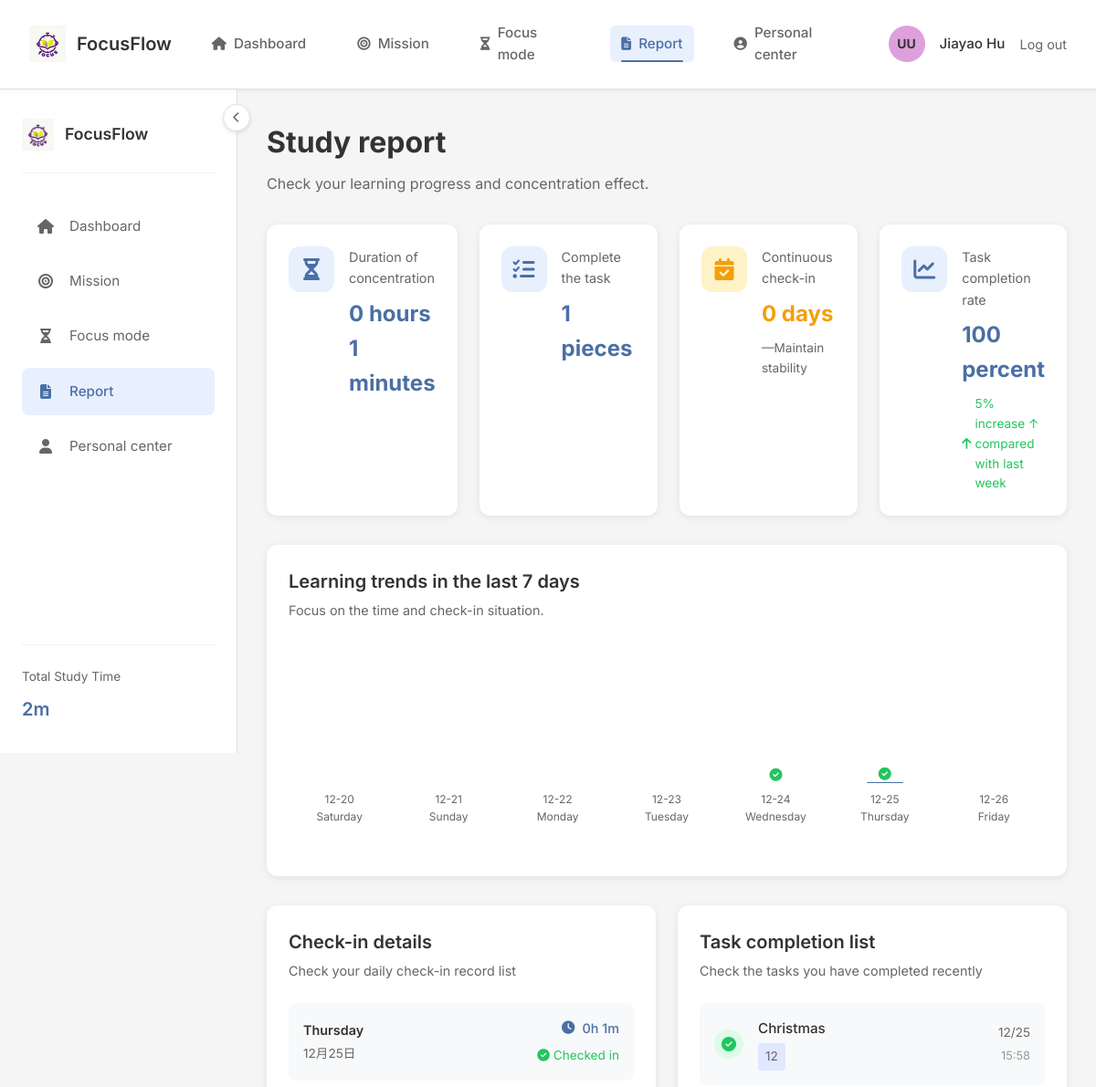
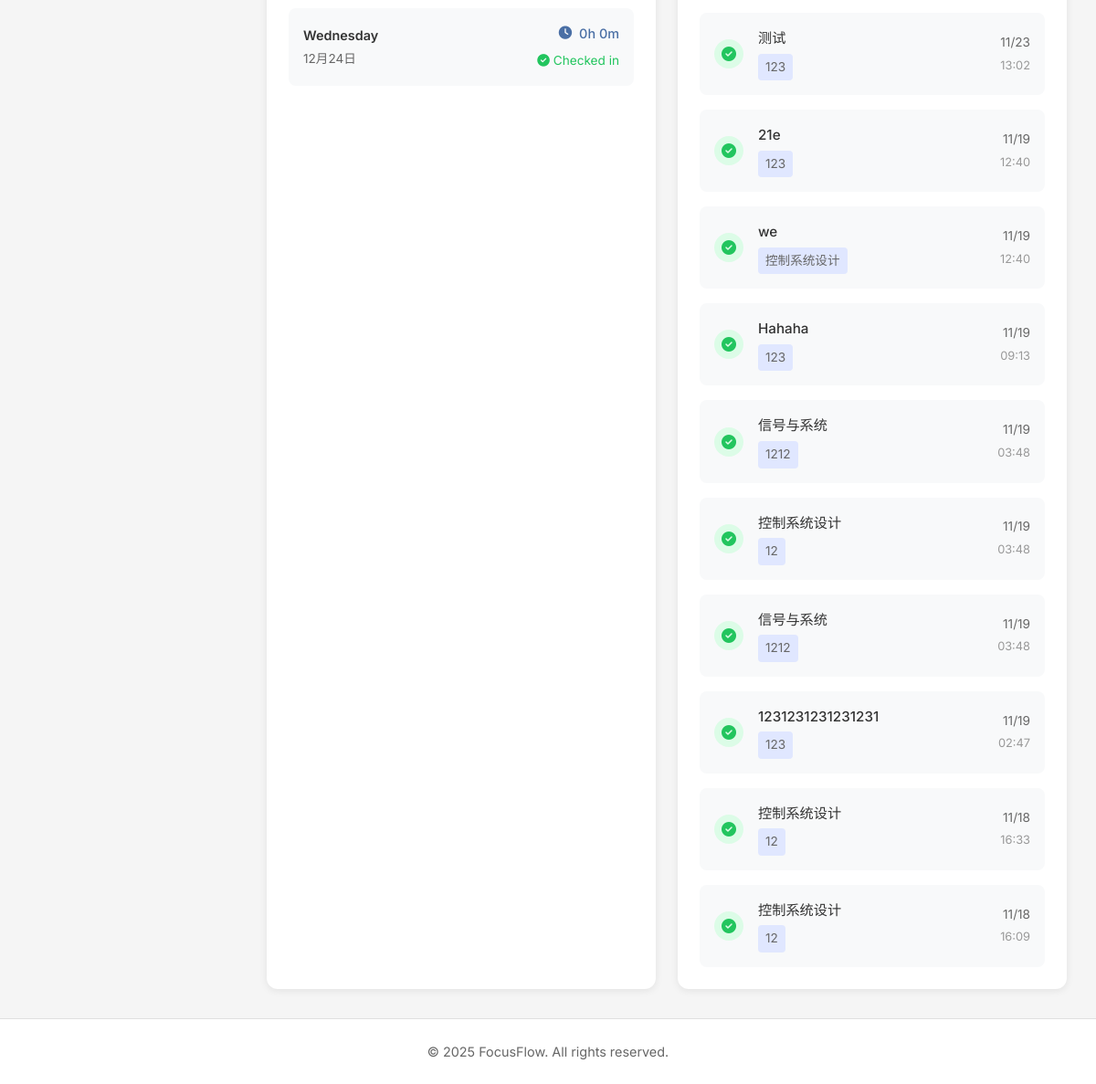
The app's page /reports (signed in) with its own data (2 pictures, top to bottom).
### tables this page shows
CREATE TABLE tasks (
    id INTEGER PRIMARY KEY AUTOINCREMENT,
    user_id INTEGER NOT NULL,
    title TEXT NOT NULL,
    description TEXT,
    course TEXT,
    priority TEXT DEFAULT 'medium', -- high, medium, low
    status TEXT DEFAULT 'pending', -- pending, in_progress, completed
    due_date TEXT,
    repeat TEXT, -- daily, weekly, monthly
    created_at TIMESTAMP DEFAULT CURRENT_TIMESTAMP,
    updated_at TIMESTAMP DEFAULT CURRENT_TIMESTAMP,
    FOREIGN KEY (user_id) REFERENCES users (id) ON DELETE CASCADE
);

### app.py (the view)
@app.route('/reports')
@login_required
def reports():
    print("[调试] 访问报告页面")
    lang = request.args.get('lang', 'en-US')
    translations = get_translations(lang)
    weekly_stats = {'focus_time': 0, 'completed_sessions': 0, 'total_sessions': 0,
                    'completed_tasks': 0, 'total_tasks': 0, 'productivity_score': 0, 'streak_days': 0}
    weekly_trend = []
    checked_in_dates = []
    user_id = session['user_id']
    conn = get_db_connection()
    try:
        week_start = (datetime.now() - timedelta(days=6)).strftime('%Y-%m-%d')
        focus_stats = conn.execute('''
            SELECT
                COUNT(*) as total_sessions,
                COUNT(CASE WHEN end_time IS NOT NULL THEN 1 END) as completed_sessions,
SUM(duration) as total_duration
            FROM focus_sessions
            WHERE user_id = ? AND date(start_time) >= ?
        ''', (user_id, week_start)).fetchone()
        total_sessions = focus_stats['total_sessions'] or 0
        completed_sessions = focus_stats['completed_sessions'] or 0
        total_duration = focus_stats['total_duration'] or 0
        focus_hours = total_duration // 60
        focus_minutes = total_duration % 60
        focus_time_info = {'hours': focus_hours, 'minutes': focus_minutes, 'total_minutes': total_duration}
        task_stats = conn.execute('''
            SELECT
                COUNT(*) as total_tasks,
                COUNT(CASE WHEN status = 'completed' THEN 1 END) as completed_tasks
            FROM tasks
            WHERE user_id = ? AND date(created_at) >= ?
        ''', (user_id, week_start)).fetchone()
        total_tasks = task_stats['total_tasks'] or 0
        completed_tasks = task_stats['completed_tasks'] or 0
        if total_tasks == 0:
            task_completion_rate = 0
        else:
            task_completion_rate = int((completed_tasks / total_tasks) * 100)
        checkin_dates = conn.execute('''
            SELECT date FROM checkins
            WHERE user_id = ?
            ORDER BY date DESC
        ''', (user_id,)).fetchall()
        streak_days = 0
        if checkin_dates:
            current_date = datetime.now().date()
            for checkin_date in checkin_dates:
                checkin_date_obj = datetime.strptime(checkin_date['date'], '%Y-%m-%d').date()
                if (current_date - checkin_date_obj).days == streak_days:
                    streak_days += 1
                else:
                    break
        weekly_stats = {
            'focus_time': focus_time_info,  # 总专注时长（小时和分钟）
            'completed_sessions': completed_sessions,  # 完成的专注会话数
            'total_sessions': total_sessions,  # 总专注会话数
            'completed_tasks': completed_tasks,  # 完成任务数
            'total_tasks': total_tasks,  # 总任务数
            'productivity_score': task_completion_rate,  # 任务完成率
            'streak_days': streak_days  # 连续签到天数
        }
        weekdays = ['Monday', 'Tuesday', 'Wednesday', 'Thursday', 'Friday', 'Saturday', 'Sunday']
        for i in range(6, -1, -1):
            date = datetime.now() - timedelta(days=i)
            date_str = date.strftime('%Y-%m-%d')
            weekday_name = weekdays[date.weekday()]
            is_checked_in = conn.execute('''
            SELECT * FROM checkins WHERE user_id = ? AND date = ?
            ''', (user_id, date_str)).fetchone() is not None
            focus_query = conn.execute('''
                SELECT SUM(duration) as total_minutes
                FROM focus_sessions
                WHERE user_id = ? AND date(start_time) = ?
            ''', (user_id, date_str)).fetchone()
            daily_minutes = focus_query['total_minutes'] or 0
            daily_hours = daily_minutes // 60
            daily_minutes_remainder = daily_minutes % 60
            focus_time = {'hours': daily_hours, 'minutes': daily_minutes_remainder}
            completed_tasks_day = conn.execute('''
                SELECT t.id, t.title, t.description, t.course, t.updated_at as completion_time
                FROM tasks t
                WHERE t.user_id = ? AND t.status = 'completed' AND date(t.updated_at) = ?
                ORDER BY t.updated_at DESC
            ''', (user_id, date_str)).fetchall()
            tasks_data = []
            for task in completed_tasks_day:
                tasks_data.append({
                    'id': task['id'],
                    'title': task['title'],
                    'description': task['description'],
                    'course_info': task['course'] if task['course'] else '无课程信息',
                    'completion_time': task['completion_time']
                })
            weekly_trend.append({
                'day': weekday_name,
                'value': daily_minutes,  # 保留原始分钟数用于图表计算
                'focus_time': focus_time,  # 添加小时和分钟的字典用于显示
                'date': date_str,
                'date_display': date.strftime('%m月%d日'),
                'checked_in': is_checked_in,
                'tasks': tasks_data,  # 添加任务数据
                'task_count': len(tasks_data)  # 添加任务数量
            })
        checked_in_dates = []
        for trend_data in weekly_trend:
            if trend_data['checked_in']:
                daily_minutes = trend_data['value']
                daily_hours = daily_minutes // 60
                daily_minutes_remainder = daily_minutes % 60
                focus_time = {'hours': daily_hours, 'minutes': daily_minutes_remainder}
                checked_in_dates.append({
                    'date': trend_data['date'],
                    'date_display': trend_data['date_display'],
                    'day': trend_data['day'],
                    'focus_hours': focus_time,  # 使用小时和分钟的字典
                    'value': trend_data['value']  # 保留原始分钟数
                })
        completed_tasks_query = conn.execute('''
            SELECT t.id, t.title, t.course, t.updated_at as completion_time
            FROM tasks t
            WHERE t.user_id = ? AND t.status = 'completed'
            ORDER BY t.updated_at DESC
            LIMIT 20
        ''', (user_id,)).fetchall()
        completed_tasks_list = []
        for task in completed_tasks_query:
            try:
                if isinstance(task['completion_time'], str):
                    completion_time = datetime.strptime(task['completion_time'], '%Y-%m-%d %H:%M:%S')
                else:
                    completion_time = datetime.fromisoformat(str(task['completion_time']))
                completed_tasks_list.append({
                    'id': task['id'],
                    'title': task['title'],
                    'course': task['course'] if task['course'] else None,
                    'completion_date': completion_time.strftime('%m/%d'),
                    'completion_time': completion_time.strftime('%H:%M')
                })
            except Exception as e:
                print(f"[调试] 解析任务完成时间时出错: {str(e)}")
                completed_tasks_list.append({
                    'id': task['id'],
                    'title': task['title'],
                    'course': task['course'] if task['course'] else None,
                    'completion_date': datetime.now().strftime('%m/%d'),
                    'completion_time': datetime.now().strftime('%H:%M')
                })
    except Exception as e:
        print(f"[调试] 报告页面出现错误: {str(e)}")
        completed_tasks_list = []
    finally:
        conn.close()
    return render_template('reports.html', translations=translations, lang=lang, weekly_stats=weekly_stats,
                           weekly_trend=weekly_trend, checked_in_dates=checked_in_dates,
                           completed_tasks_list=completed_tasks_list)

### app.py (called while the page is built)
def get_db_connection():
    print("[调试] 尝试连接数据库...")
    try:
        conn = sqlite3.connect(app.config['DATABASE'])
        conn.row_factory = sqlite3.Row
        print("[调试] 数据库连接成功")
        return conn
    except Exception as e:
        print(f"[调试] 数据库连接失败: {str(e)}")
        raise

def get_translations(lang='en-US'):
    print(f"[调试] 获取语言翻译，语言: {lang}")
    translations = {
        'en-US': {
            'welcome': 'Welcome',
            'login': 'Login',
            'register': 'Register',
            'phone': 'Phone Number',
            'password': 'Password',
            'confirm_password': 'Confirm Password',
            'forgot_password': 'Forgot Password',
            'dashboard': 'Dashboard',
            'profile': 'Profile',
            'tasks': 'Tasks',
            'focus': 'Focus Mode',
            'reports': 'Reports',
            'logout': 'Logout',
        },
    }
    result = translations.get(lang, translations['en-US'])
    print(f"[调试] 语言翻译获取成功，返回了{len(result)}个翻译项")
    return result

def login_required(f):
    @wraps(f)
    def decorated_function(*args, **kwargs):
        print(f"[调试] 验证用户登录状态，session中的user_id: {session.get('user_id')}")
        if 'user_id' not in session:
            print("[调试] 用户未登录，重定向到登录页面")
            return redirect(url_for('login'))
        print("[调试] 用户已登录，继续执行请求")
        return f(*args, **kwargs)
    return decorated_function

### utils/helpers.py (called while the page is built)
def generate_random_color():
    colors = ['#FF6B6B', '#4ECDC4', '#45B7D1', '#96CEB4', '#FFEAA7',
              '#DDA0DD', '#98D8C8', '#F7DC6F', '#BB8FCE', '#85C1E9']
    return random.choice(colors)

### templates/reports.html (shortened to what this page needs)
{% extends "base.html" %}
{% block content %}
<div class="reports-container">
    <div class="page-header">
        <h1 class="page-title">Study report</h1>
        <p class="page-subtitle">Check your learning progress and concentration effect.</p>
    </div>
    <div class="stats-grid modern-grid">
        <div class="stat-card stat-card-modern">
            <div class="stat-icon time-icon">
                <i class="fas fa-hourglass-half"></i>
            </div>
            <div class="stat-content">
                <div class="stat-label">Duration of concentration</div>
                <div class="stat-value highlight">{{ weekly_stats.focus_time.hours|default('0') }} hours {{ weekly_stats.focus_time.minutes|default('0') }} minutes</div>
            </div>
        </div>
        <div class="stat-card stat-card-modern">
            <div class="stat-icon tasks-icon">
                <i class="fas fa-tasks"></i>
            </div>
            <div class="stat-content">
                <div class="stat-label">Complete the task</div>
                <div class="stat-value highlight">{{ weekly_stats.completed_tasks|default('0') }} pieces</div>
            </div>
        </div>
        <div class="stat-card stat-card-modern">
            <div class="stat-icon streak-icon">
                <i class="fas fa-calendar-check"></i>
            </div>
            <div class="stat-content">
                <div class="stat-label">Continuous check-in</div>
                <div class="stat-value highlight streak-value">{{ weekly_stats.streak_days|default('0') }} day{{ 's' if weekly_stats.streak_days|default(0) != 1 else '' }}</div>
                <div class="stat-change neutral">—Maintain stability</div>
            </div>
        </div>
        <div class="stat-card stat-card-modern">
            <div class="stat-icon productivity-icon">
                <i class="fas fa-chart-line"></i>
            </div>
            <div class="stat-content">
                <div class="stat-label">Task completion rate</div>
                <div class="stat-value highlight">{{ weekly_stats.productivity_score|default('0') }} percent</div>
                <div class="stat-change positive">
                    <i class="fas fa-arrow-up"></i> 5% increase ↑ compared with last week
                </div>
            </div>
        </div>
    </div>
    <div class="learning-chart card-shadow">
        <div class="section-header">
            <div>
                <h2>Learning trends in the last 7 days</h2>
                <p class="section-subtitle">Focus on the time and check-in situation.</p>
            </div>
        </div>
        <div class="chart-placeholder enhanced-chart">
            <div class="chart-bars modern-chart-bars">
                {% for day_data in weekly_trend %}
                <div class="chart-bar modern-chart-bar">
                    <span class="bar-label">{{ day_data.date[-5:] }}<br>{{ day_data.day }}</span>
                    {% if day_data.checked_in %}
                    <span class="checkin-mark"><i class="fas fa-check-circle"></i></span>
                    {% endif %}
                </div>
                {% endfor %}
            </div>
        </div>
    </div>
    <div class="reports-details-grid">
        <div class="checkin-details card-shadow">
            <div class="section-header">
                <div>
                    <h2>Check-in details</h2>
                    <p class="section-subtitle">Check your daily check-in record list</p>
                </div>
            </div>
            {% if checked_in_dates %}
            <div class="checkin-dates-list">
                {% for checkin in checked_in_dates|sort(reverse=true, attribute='date') %}
                <div class="checkin-date-item modern-checkin-item">
                    <div class="checkin-date-info">
                        <span class="checkin-day">{{ checkin.day }}</span>
                        <span class="checkin-date">{{ checkin.date_display }}</span>
                    </div>
                    <div class="checkin-stats">
                        <span class="checkin-focus-time">
                            <i class="fas fa-clock"></i>
                            {{ checkin.focus_hours.hours|default('0') }}h {{ checkin.focus_hours.minutes|default('0') }}m
                        </span>
                        <span class="checkin-badge"><i class="fas fa-check-circle"></i> Checked in</span>
                    </div>
                </div>
                {% endfor %}
            </div>
            {% endif %}
        </div>
        <div class="completed-tasks card-shadow">
            <div class="section-header">
                <div>
                    <h2>Task completion list</h2>
                    <p class="section-subtitle">Check the tasks you have completed recently</p>
                </div>
            </div>
            {% if completed_tasks_list %}
            <div class="completed-tasks-list">
                {% for task in completed_tasks_list %}
                <div class="completed-task-item modern-task-item">
                    <div class="task-icon-completed">
                        <i class="fas fa-check-circle"></i>
                    </div>
                    <div class="task-info-completed">
                        <span class="task-title-completed">{{ task.title }}</span>
                        {% if task.course %}
                        <span class="course-tag-completed">{{ task.course }}</span>
                        {% endif %}
                    </div>
                    <div class="task-completion-time">
                        {% if task.completion_time %}
                        <span class="completion-date">{{ task.completion_date }}</span>
                        <span class="completion-time">{{ task.completion_time }}</span>
                        {% endif %}
                    </div>
                </div>
                {% endfor %}
            </div>
            {% endif %}
        </div>
    </div>
</div>
{% endblock %}

### records on screen
tasks: title "Christmas", course "12", completion_date "12/25", completion_time "15:58"
tasks: title "测试", course "123", completion_date "11/23", completion_time "13:02"
tasks: title "21e", course "123", completion_date "11/19", completion_time "12:40"
tasks: title "we", course "控制系统设计", completion_date "11/19", completion_time "12:40"
tasks: title "Hahaha", course "123", completion_date "11/19", completion_time "09:13"
tasks: title "信号与系统", course "1212", completion_date "11/19", completion_time "03:48"
tasks: title "控制系统设计", course "12", completion_date "11/19", completion_time "03:48"
tasks: title "信号与系统", course "1212", completion_date "11/19", completion_time "03:48"
tasks: title "1231231231231231", course "123", completion_date "11/19", completion_time "02:47"
tasks: title "控制系统设计", course "12", completion_date "11/18", completion_time "16:33"
tasks: title "控制系统设计", course "12", completion_date "11/18", completion_time "16:09"

### other values on screen
{{ g.initials|default('UU') }} "UU"
{{ g.user_name|default('User') }} "Jiayao Hu"
{{ g.total_study_time|default('0h 0m') }} "2m"
{{ weekly_stats.focus_time.hours|default('0') }} "0"
{{ weekly_stats.focus_time.minutes|default('0') }} "1"
{{ weekly_stats.completed_tasks|default('0') }} "1"
{{ weekly_stats.streak_days|default('0') }} "0"
{{ 's' if weekly_stats.streak_days|default(0) != 1 else '' }} "s"
{{ weekly_stats.productivity_score|default('0') }} "100"
{{ day_data.date[-5:] }} "12-20" "12-21" "12-22" "12-23" "12-24" "12-25" "12-26"
{{ day_data.day }} "Saturday" "Sunday" "Monday" "Tuesday" "Wednesday" "Thursday" "Friday"
{{ checkin.day }} "Thursday" "Wednesday"
{{ checkin.date_display }} "12月25日" "12月24日"
{{ checkin.focus_hours.hours|default('0') }} "0" "0"
{{ checkin.focus_hours.minutes|default('0') }} "1" "0"
